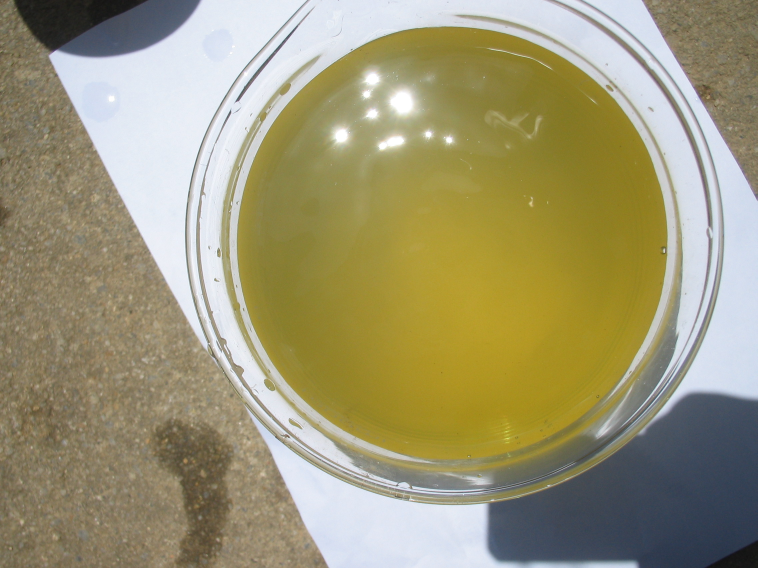
#> input picture 泰迪实习/基于水色图像的水质评价/基于水色图像的水质评价-数据&代码/water_images/1_10.jpg, 2272 x 1704 px (shown at 1/3 size); its folder holds 4 pictures in this run
$ python main.py
#> lines starting #> are read from the running program, lines starting #| are printed output that depends on the picture
### 泰迪实习/基于水色图像的水质评价/基于水色图像的水质评价-数据&代码/data_process.py
import os, re
from PIL import Image
import numpy as np

path = 'water_images/'


def var(rd):    # 求颜色通道的三阶颜色矩
    mid = np.mean((rd-rd.mean())**3)
    return np.sign(mid)*abs(mid)**(1/3)


def get_img_names(path=path):
#> called with path = 'water_images/'
    file_names = os.listdir(path)
    img_names = []
    for i in file_names:
        if re.findall('^\d_\d+\.jpg$', i) != []:
            img_names.append(i)
    return img_names


def get_img_data(path=path):
    img_names = get_img_names(path=path)
    n = len(img_names)
    data = np.zeros([n, 9])
    labels = np.zeros([n])
    for i in range(n):
        img = Image.open(path+img_names[i])  # 读取图片数据
#> img is the input picture: PIL image 2272x1704 RGB; mean R, G, B 157.5, 151, 117.1
        M, N = img.size                      # 像素矩阵的行列数
#> M = 2272; N = 1704
        region = img.crop((M/2-50, N/2-50, M/2+50, N/2+50))  # 截取图像的中心区域
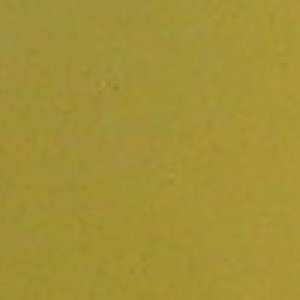
#> region: PIL image 100x100 RGB (shown 3 times larger); mean R, G, B 163.7, 145.5, 54.5

        r, g, b = region.split()   # 分割像素通道
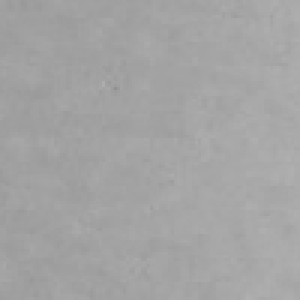
#> r: PIL image 100x100 L (shown 3 times larger); min 145, max 176, mean 163.7
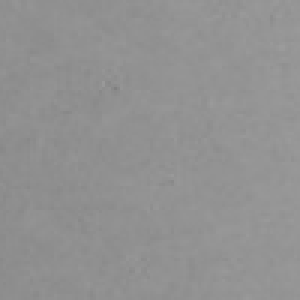
#> g: PIL image 100x100 L (shown 3 times larger); min 128, max 155, mean 145.5
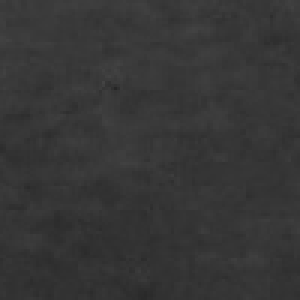
#> b: PIL image 100x100 L (shown 3 times larger); min 38, max 67, mean 54.5
        rd = np.asarray(r)    # 将图片数据转换为数组
        gd = np.asarray(g)
        bd = np.asarray(b)

        data[i, 0] = rd.mean()   # 一阶颜色矩
        data[i, 1] = gd.mean()
        data[i, 2] = bd.mean()

        data[i, 3] = rd.std()    # 二阶颜色矩
        data[i, 4] = gd.std()
        data[i, 5] = bd.std()

        data[i, 6] = var(rd)     # 三阶颜色矩
#> in var, `mid = np.mean((rd-rd.mean())**3)`: mid = 14.58
        data[i, 7] = var(gd)
        data[i, 8] = var(bd)

        labels[i] = img_names[i][0]
#> pass 2 of the loop in get_img_data, `for i in range(n):`:
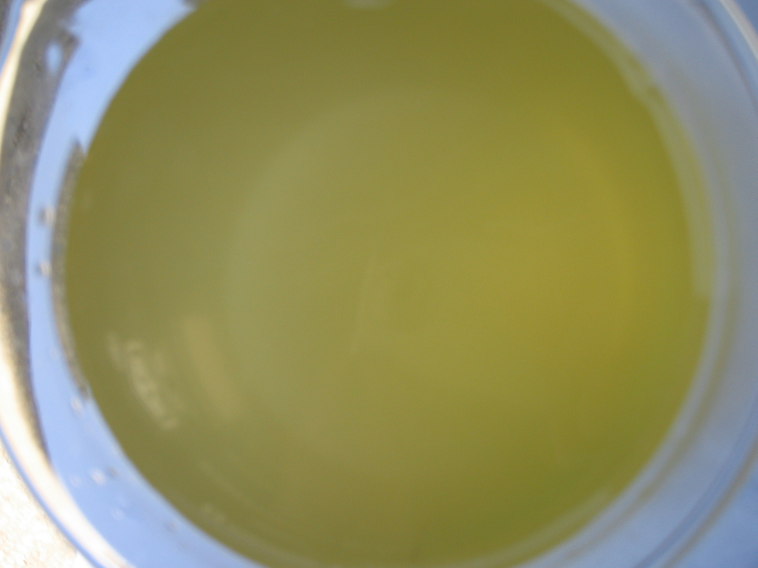
#> input picture 泰迪实习/基于水色图像的水质评价/基于水色图像的水质评价-数据&代码/water_images/1_11.jpg, 2272 x 1704 px (shown at 1/3 size)
#> in get_img_data, img is the input picture: PIL image 2272x1704 RGB; mean R, G, B 143.9, 143.1, 96.2
#> in get_img_data, `r, g, b = region.split()`:
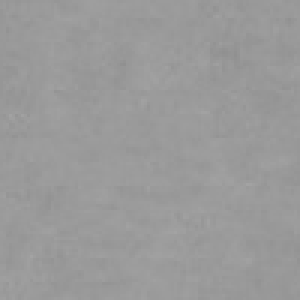
#> r: PIL image 100x100 L (shown 3 times larger); min 144, max 163, mean 153.9
#> in get_img_data, `r, g, b = region.split()`:
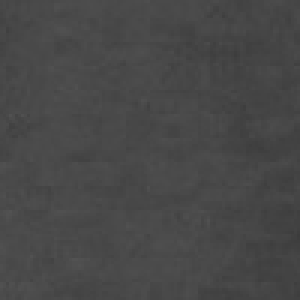
#> b: PIL image 100x100 L (shown 3 times larger); min 60, max 82, mean 72
#> pass 3 of the loop in get_img_data, `for i in range(n):`:
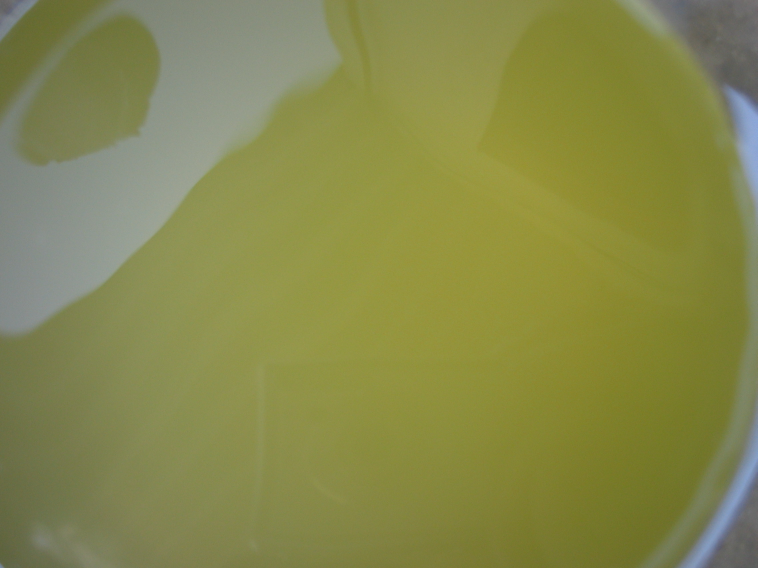
#> input picture 泰迪实习/基于水色图像的水质评价/基于水色图像的水质评价-数据&代码/water_images/1_13.jpg, 2272 x 1704 px (shown at 1/3 size)
#> in get_img_data, img is the input picture: PIL image 2272x1704 RGB; mean R, G, B 134.4, 137, 75.2
#> in get_img_data, `region = img.crop((M/2-50, N/2-50, M/2+50, N/2+50))`:
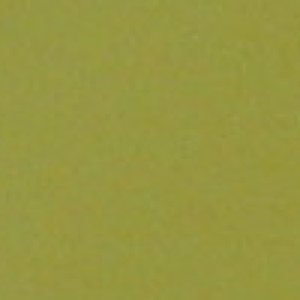
#> region: PIL image 100x100 RGB (shown 3 times larger); mean R, G, B 150.7, 151, 64.6
#> in get_img_data, `r, g, b = region.split()`:
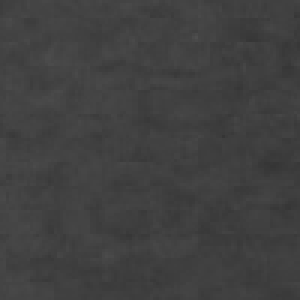
#> b: PIL image 100x100 L (shown 3 times larger); min 53, max 78, mean 64.6
#> the loop made 4 passes; the first 3 are shown
    return data, labels

### 泰迪实习/基于水色图像的水质评价/基于水色图像的水质评价-数据&代码/main.py
from data_process import get_img_data     # 导入数据预处里的函数
from sklearn.tree import DecisionTreeClassifier
from sklearn.model_selection import train_test_split
from sklearn.metrics import classification_report, confusion_matrix


data, labels = get_img_data()    # 数据预处理
#> labels = [1, 1, 1, 1]

data_tr, data_te, labels_tr, labels_te = train_test_split(data, labels, test_size=0.2)  # 将专家样本拆分为训练集和测试集
#> labels_tr = [1, 1, 1]; labels_te = [1]
Dtc = DecisionTreeClassifier().fit(data_tr, labels_tr)  # 模型训练
pre = Dtc.predict(data_te)   # 模型预测
#> pre = [1]

sum(pre==labels_te)/len(pre)            # 预测精度
confusion_matrix(labels_te, pre)        # 混淆矩阵
classification_report(labels_te, pre)   # 分类性能报告
